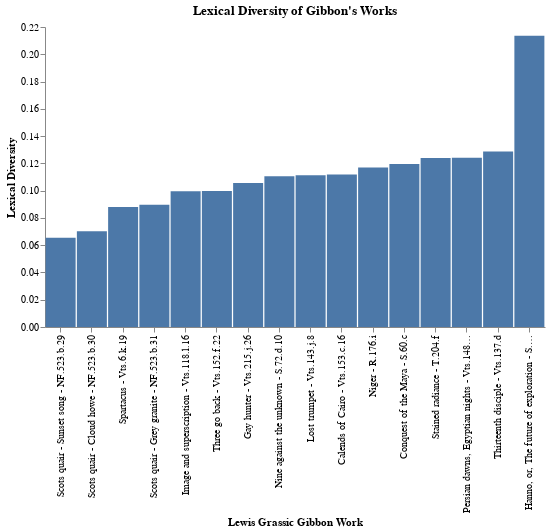

The cell this chart's notebook holds for it:
### Markdown cell above
The table isn't bad but charts can make it easier to compare calculations more quickly, so let's visualize the lexical diversity scores!

### Code cell
sorted_titles = list(df_lexdiv['title'])
sorted_lexdiv = list(df_lexdiv['lexicaldiversity'])
source = pd.DataFrame({
    'Title': sorted_titles,
    'Lexdiv': sorted_lexdiv
})

alt.Chart(source, title="Lexical Diversity of Gibbon's Works").mark_bar(size=30).encode(
    alt.X('Title', axis=alt.Axis(title='Lewis Grassic Gibbon Work'), type='nominal', sort=None),  # If sort unspecified, chart will sort x-axis values alphabetically
    alt.Y('Lexdiv', axis=alt.Axis(title='Lexical Diversity')),
    alt.Order(
      # Sort the segments of the bars by this field
      'Lexdiv',
      sort='ascending'
    )
).configure_axis(
    grid=False
).configure_view(
    strokeWidth=0
).properties(
    width=500
)

#     alt.Y('Lexdiv', axis=alt.Axis(format='%', title='Lexical Diversity')),

### Figure 1 — Vega-Lite specification as saved in the notebook (floating-point values rounded to 4 significant figures)
{"config": {"view": {"continuousWidth": 400, "continuousHeight": 300, "strokeWidth": 0}, "axis": {"grid": false}}, "data": {"name": "data-2d4a7f216b0786e206758b707cbee452"}, "mark": {"type": "bar", "size": 30}, "encoding": {"order": {"type": "quantitative", "field": "Lexdiv", "sort": "ascending"}, "x": {"type": "nominal", "axis": {"title": "Lewis Grassic Gibbon Work"}, "field": "Title", "sort": null}, "y": {"type": "quantitative", "axis": {"title": "Lexical Diversity"}, "field": "Lexdiv"}}, "title": "Lexical Diversity of Gibbon's Works", "width": 500, "$schema": "https://vega.github.io/schema/vega-lite/v4.8.1.json", "datasets": {"data-2d4a7f216b0786e206758b707cbee452": [{"Title": "Scots quair - Sunset song - NF.523.b.29", "Lexdiv": 0.06539}, {"Title": "Scots quair - Cloud howe - NF.523.b.30", "Lexdiv": 0.07021}, {"Title": "Spartacus - Vts.6.k.19 ", "Lexdiv": 0.08796}, {"Title": "Scots quair - Grey granite - NF.523.b.31", "Lexdiv": 0.08961}, {"Title": "Image and superscription - Vts.118.l.16", "Lexdiv": 0.09952}, {"Title": "Three go back - Vts.152.f.22", "Lexdiv": 0.09982}, {"Title": "Gay hunter - Vts.215.j.26", "Lexdiv": 0.1056}, {"Title": "Nine against the unknown - S.72.d.10", "Lexdiv": 0.1105}, {"Title": "Lost trumpet - Vts.143.j.8", "Lexdiv": 0.1113}, {"Title": "Calends of Cairo - Vts.153.c.16", "Lexdiv": 0.1118}, {"Title": "Niger - R.176.i", "Lexdiv": 0.1169}, {"Title": "Conquest of the Maya - S.60.c", "Lexdiv": 0.1195}, {"Title": "Stained radiance - T.204.f", "Lexdiv": 0.1239}, {"Title": "Persian dawns, Egyptian nights - Vts.148.d.8", "Lexdiv": 0.1241}, {"Title": "Thirteenth disciple - Vts.137.d", "Lexdiv": 0.1287}, {"Title": "Hanno, or, The future of exploration - S.114.j.21", "Lexdiv": 0.2136}]}}
